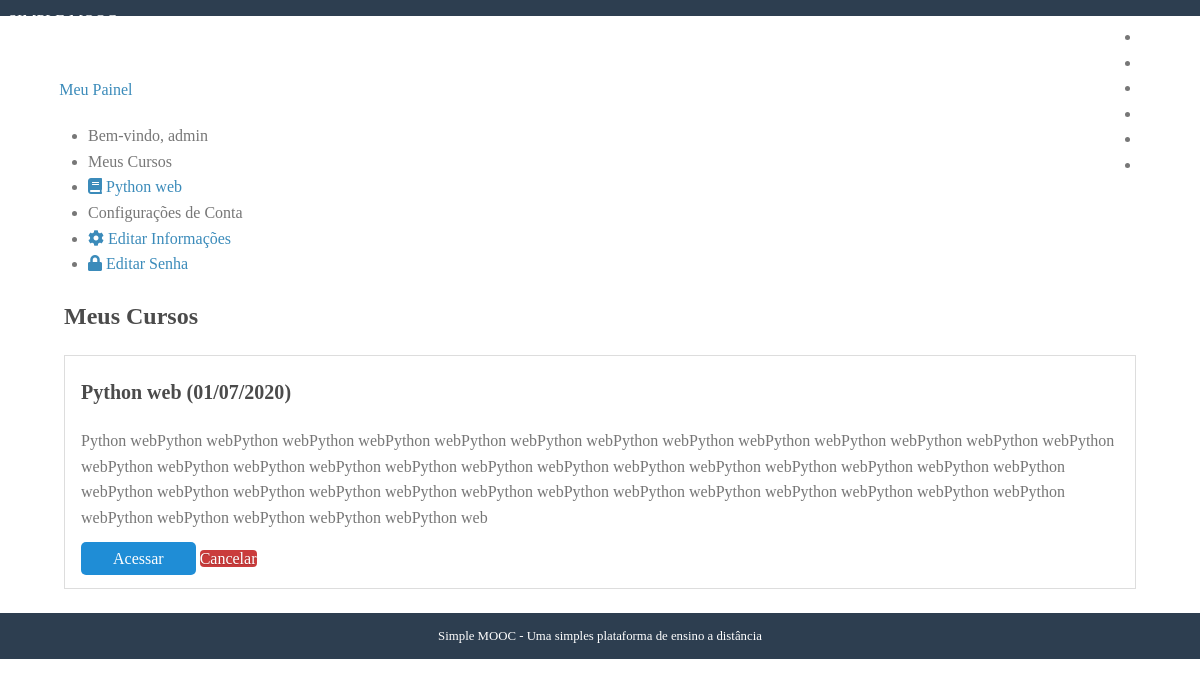
Page /conta/ (signed in) on the earlier database version.
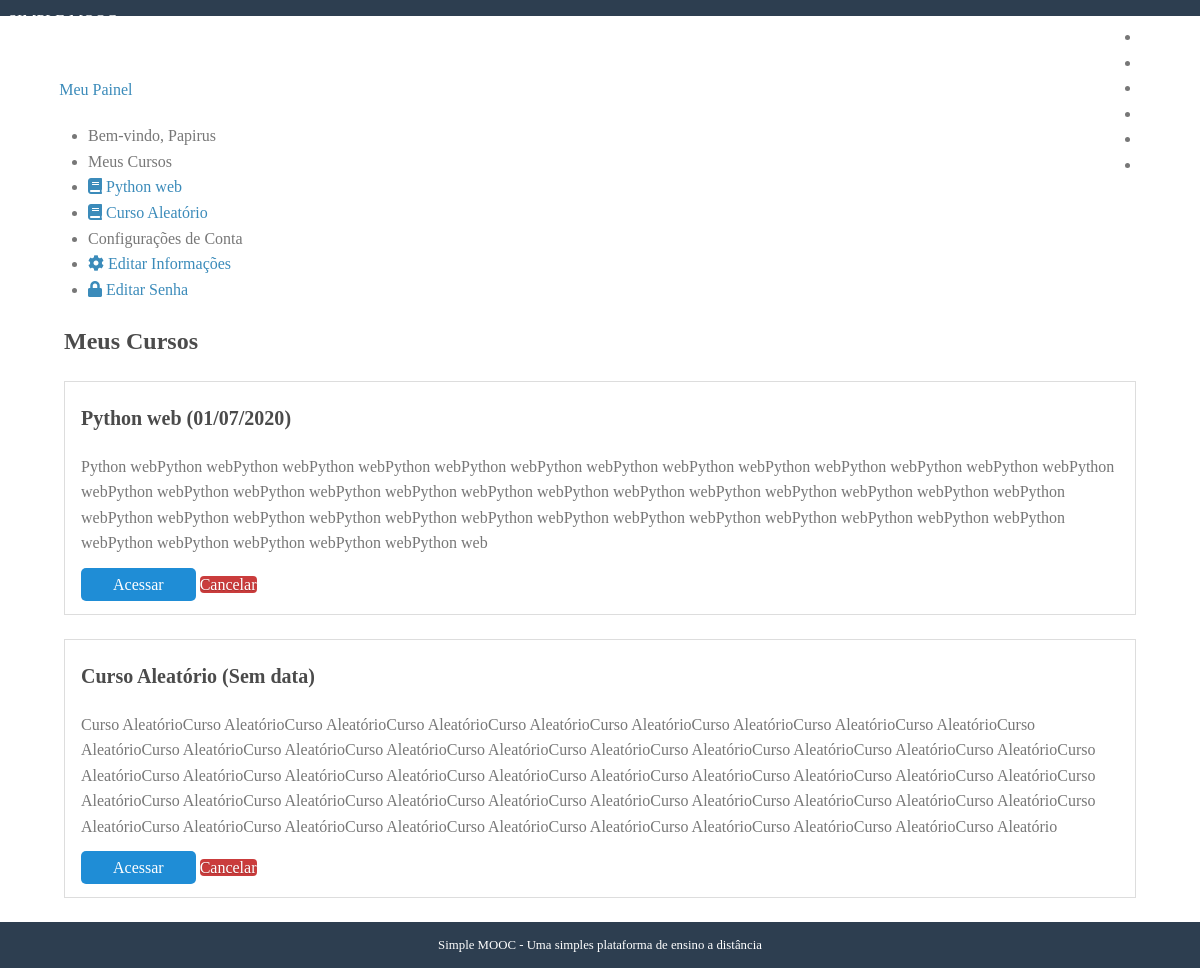
Same page on the later database version.
### accounts/models.py (models this page shows, shortened)
class User(AbstractUser, PermissionsMixin):
    username = models.CharField('Nome do usuário', max_length=30, unique = True,
    validators=[validators.RegexValidator(re.compile('^[\w.@+-]+$'),
            'O nome de usuário só pode conter letras, digitos ou os '
            'seguintes caracteres: @/./+/-/_', 'invalid')]
    )
    email = models.EmailField('E-mail', unique=True)
    name = models.CharField('Nome', max_length=100, blank=True)
    is_active = models.BooleanField('Está Ativo?', blank=True, default=True)
    is_staff = models.BooleanField('É da equipe', blank=True, default=False)
    is_superuser = models.BooleanField('É da equipe', blank=True, default=False)
    date_joined = models.DateTimeField('Data de Entrada', auto_now_add=True)
    objects = UserManager()
    USERNAME_FIELD = 'username'
    REQUIRED_FIELDS = ['email']
    def __str__(self):
        return self.name or self.username
    class Meta:
        verbose_name = 'Usuário'
        verbose_name_plural = 'Usuários'

### courses/models.py (models this page shows, shortened)
class Enrollment(models.Model):
    STATUS_CHOICES = (
        (0, 'Pendente'),
        (1, 'Aprovado'),
        (2, 'Cancelado')
    )
    user = models.ForeignKey(
        settings.AUTH_USER_MODEL, verbose_name='Usuário',
        related_name='enrollments', on_delete=models.CASCADE,
    )
    course = models.ForeignKey(
        Course, verbose_name='Curso',
        related_name='enrollments', on_delete=models.CASCADE
    )
    status = models.IntegerField('Situação', choices=STATUS_CHOICES,
        default = 0,
        blank = True,
    )
    created_at = models.DateTimeField('Criado em', auto_now_add=True)
    updated_at = models.DateTimeField('Atualizado em', auto_now=True)
    class Meta:
        verbose_name = 'Inscrição'
        verbose_name_plural = 'Incrições'
        unique_together = (('user', 'course'),)

class Course(models.Model):
    name = models.CharField('Nome', max_length=100)
    slug = models.SlugField('Atalho')
    description = models.TextField('Descrição', blank=True)
    about = models.TextField('Sobre o curso', blank = True)
    start_date = models.DateField(
        'Data de inicio', null=True, blank=True
    )
    image = models.ImageField(
        upload_to='courses/images', verbose_name='Imagem',
        null=True, blank=True
    )
    created_at = models.DateField(
        'Criado em', auto_now_add=True
    )
    updated_at = models.DateField(
        'Atualizado em', auto_now = True
    )
    objects = CourseManager()
    def __str__(self):
        return self.name
    class Meta:
        verbose_name = 'Curso'
        verbose_name_plural = 'Cursos'
        ordering = ['name']

### accounts/views.py (the view)
# urls.py: path('', views.dashboard, name='dashboard'),
@login_required
def dashboard(request):
    template_name = 'accounts/dashboard.html'
    context = {}
    return render(request, template_name)

### accounts/templatetags/courses_tags.py (called while the page is built)
@register.simple_tag
def load_my_courses(user):
    return Enrollment.objects.filter(user=user)

### accounts/templates/accounts/dashboard.html (shortened to what the changed rows need)
{% extends 'base.html' %}
{% load courses_tags %}
{% block content %}
    {% load_my_courses user as enrollments %}
    <div class="pure-g-r content-ribbon">
        <div class=" pure-u-1-3"="pure-u-1-3"">
                            <div class="pure-menu pure-menu-open">
                                <ul>
                                    <li class="pure-menu-heading">
                                        Bem-vindo,
                                        {{ user }}
                                    </li>
                                    {% block menu_options %}
                                        <li class="pure-menu-heading">Meus Cursos</a>
                                        {% for enrollment in enrollments %}
                                            <li>
                                                <a href="{% url 'courses:announcements' enrollment.course.slug %}">
                                                    <i class="fas fa-book"></i>
                                                    {{ enrollment.course }}
                                                </a>
                                            </li>
                                            {% empty %}
                                            <li>Nenhum curso encontrado</li>
                                        {% endfor %}
                                        <li class="pure-menu-heading">Configurações de Conta</li>
                                        <li>
                                        </li>
                                        <li>
                                        </li>
                                    {% endblock menu_options %}
                                </ul>
                            </div>
                        </div>
                        <div class="pure-u-2-3">
                            <div class="inner">
                                {% block dashboard_content %}
                                    <h2>Meus Cursos</h2>
                                    {% for enrollment in enrollments %}
                                        <div class="well">
                                            <h3>{{ enrollment.course }}
                                                ({{ enrollment.course.start_date|date:'d/m/Y'|default:'Sem data' }})
                                            </h3>
                                            {{ enrollment.course.description|linebreaks}}
                                            <div class="pure-controls">
                                                <a href="{% url 'courses:announcements' enrollment.course.slug %}" class="pure-button pure-button-primary">Acessar</a>
                                                <a href="{% url 'courses:undo_enrollment' enrollment.course.slug %}" class="pure-button button-error">Cancelar</a>
                                            </div>
                                        </div>
                                        {% empty %}
                                        <aside class="pure-u-1">
                                            <p>Nenhum curso inscrito</p>
                                        </aside>
                                    {% endfor %}
                                {% endblock dashboard_content %}
                            </div>
                        </div>
                    </div>
                {% endblock content %}

Differences in the rows shown:
changed User: name "admin" → "Papirus"
added Enrollment: course "Curso Aleatório", course.start_date "Sem data", course.description "Curso AleatórioCurso AleatórioCurso AleatórioCurso AleatórioCurso AleatórioCurso AleatórioCurso AleatórioCurso AleatórioCurso AleatórioCurso AleatórioCurso AleatórioCurso AleatórioCurso AleatórioCurso AleatórioCurso AleatórioCurso AleatórioCurso AleatórioCurso AleatórioCurso AleatórioCurso AleatórioCurso AleatórioCurso AleatórioCurso AleatórioCurso AleatórioCurso AleatórioCurso AleatórioCurso AleatórioCurso AleatórioCurso AleatórioCurso AleatórioCurso AleatórioCurso AleatórioCurso AleatórioCurso AleatórioCurso AleatórioCurso AleatórioCurso AleatórioCurso AleatórioCurso AleatórioCurso AleatórioCurso AleatórioCurso AleatórioCurso AleatórioCurso AleatórioCurso AleatórioCurso AleatórioCurso…"
